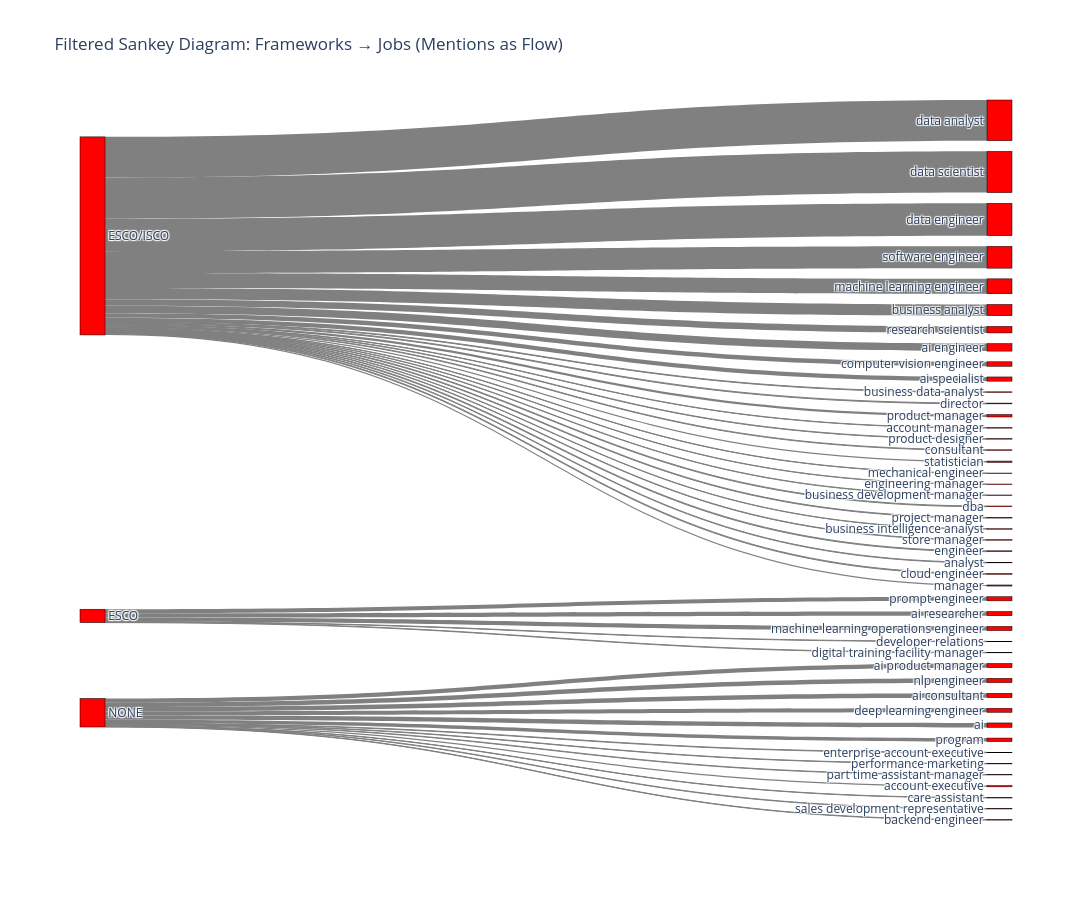

Here is the notebook cell this chart was saved with:
### Code cell
import pandas as pd
import plotly.graph_objects as go

# Load dataset
jobs_df = pd.read_csv("C:\\Users\\Lamees\\Documents\\Lamees Group project\\ONET+framework+llm\\job_title_results_filled.csv")

# filter to reduce clutter 
filtered_df = jobs_df[jobs_df["postings"] > 50]

sources = []
targets = []
values = []

# Collect unique labels for frameworks + jobs
labels = list(set(jobs_df["framework"].unique().tolist() + filtered_df["title_clean"].unique().tolist()))

for _, row in filtered_df.iterrows():
    job = row["title_clean"]
    postings = row["postings"]
    for fw in str(row["framework"]).split(","):
        fw = fw.strip()
        sources.append(labels.index(fw))
        targets.append(labels.index(job))
        values.append(postings)

fig = go.Figure(go.Sankey(
    node=dict(
        pad=30,
        thickness=25,
        line=dict(color="black", width=0.5),
        label=labels,
        color="red"
    ),
    link=dict(
        source=sources,
        target=targets,
        value=values,
        color="gray"
    )
))

fig.update_layout(
    title_text="Filtered Sankey Diagram: Frameworks → Jobs (Mentions as Flow)",
    font_size=12,
    width=1100,
    height=900
)
fig.show()

### Figure 1 — Plotly figure (JSON) as saved in the notebook; plotly's stock layout.template omitted (floating-point values rounded to 4 significant figures)
{"data": [{"link": {"color": "gray", "source": [3, 3, 3, 3, 3, 3, 3, 3, 3, 3, 3, 3, 3, 3, 3, 3, 3, 3, 3, 3, 3, 3, 3, 3, 3, 3, 3, 3, 5, 5, 5, 46, 46, 5, 46, 5, 5, 5, 5, 46, 5, 5, 46, 5, 5, 5], "target": [27, 0, 39, 15, 19, 31, 26, 11, 20, 37, 41, 32, 49, 38, 45, 4, 33, 35, 1, 8, 40, 6, 36, 25, 2, 21, 18, 34, 47, 22, 14, 12, 44, 7, 10, 28, 48, 43, 9, 29, 16, 42, 23, 50, 13, 24], "value": [6963, 6872, 5466, 3688, 2519, 1903, 1272, 1105, 761, 710, 416, 224, 183, 135, 134, 128, 122, 114, 102, 100, 95, 81, 76, 60, 55, 51, 51, 51, 748, 736, 733, 714, 709, 706, 692, 667, 597, 214, 84, 78, 77, 75, 68, 67, 63, 52]}, "node": {"color": "red", "label": ["data analyst", "business data analyst", "account manager", "ESCO/ISCO", "director", "NONE", "product designer", "ai product manager", "consultant", "enterprise account executive", "prompt engineer", "research scientist", "ai researcher", "performance marketing", "nlp engineer", "software engineer", "part time assistant manager", "ISCO", "mechanical engineer", "machine learning engineer", "computer vision engineer", "engineering manager", "ai consultant", "developer relations", "care assistant", "business development manager", "ai engineer", "data scientist", "deep learning engineer", "digital training facility manager", "ONET", "business analyst", "statistician", "dba", "business intelligence analyst", "project manager", "store manager", "ai specialist", "engineer", "data engineer", "analyst", "product manager", "sales development representative", "account executive", "machine learning operations engineer", "cloud engineer", "ESCO", "ai", "program", "manager", "backend engineer"], "line": {"color": "black", "width": 0.5}, "pad": 30, "thickness": 25}, "type": "sankey"}], "layout": {"font": {"size": 12}, "height": 900, "title": {"text": "Filtered Sankey Diagram: Frameworks → Jobs (Mentions as Flow)"}, "width": 1100}}
